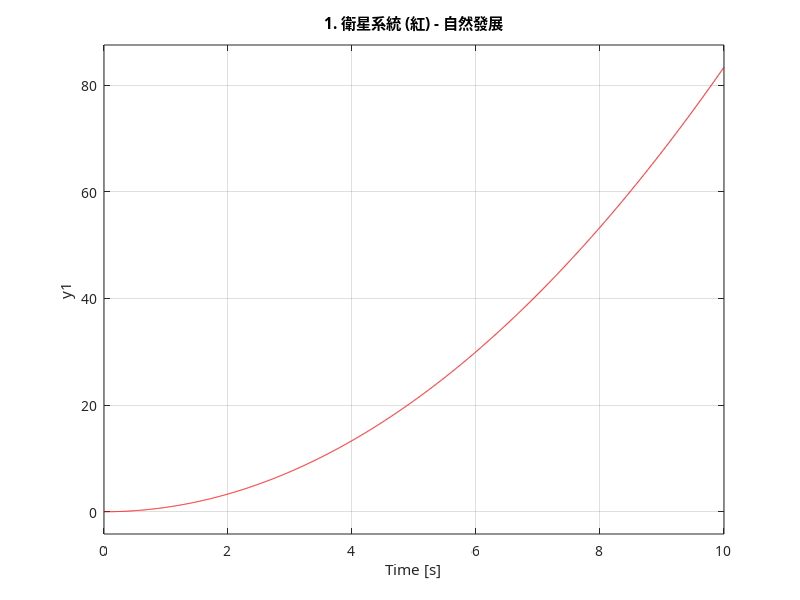
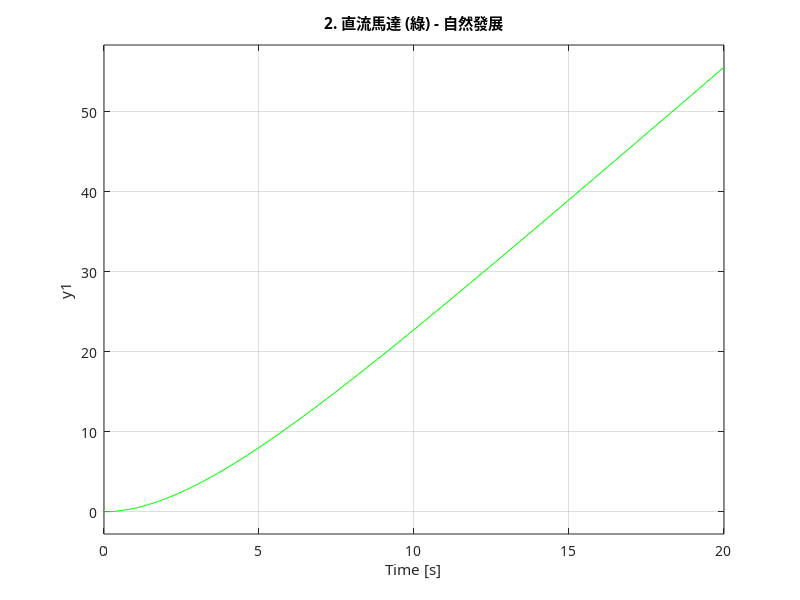
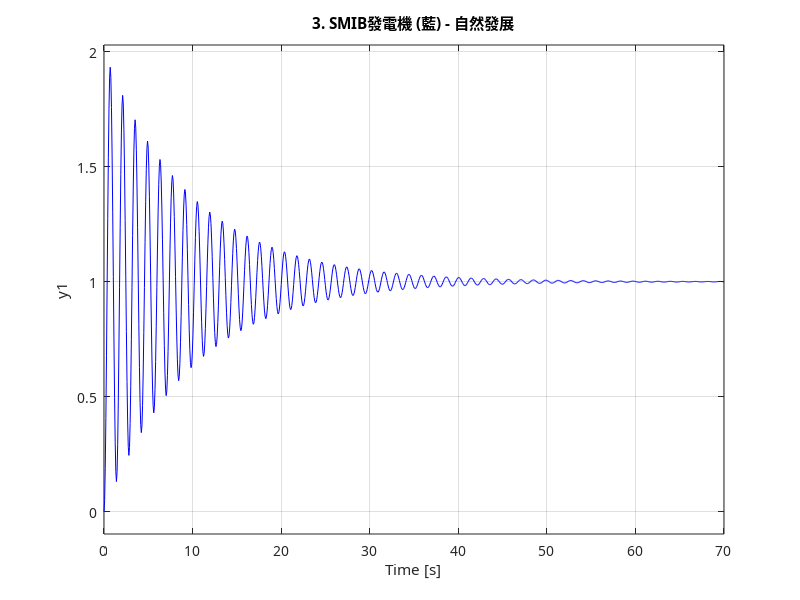
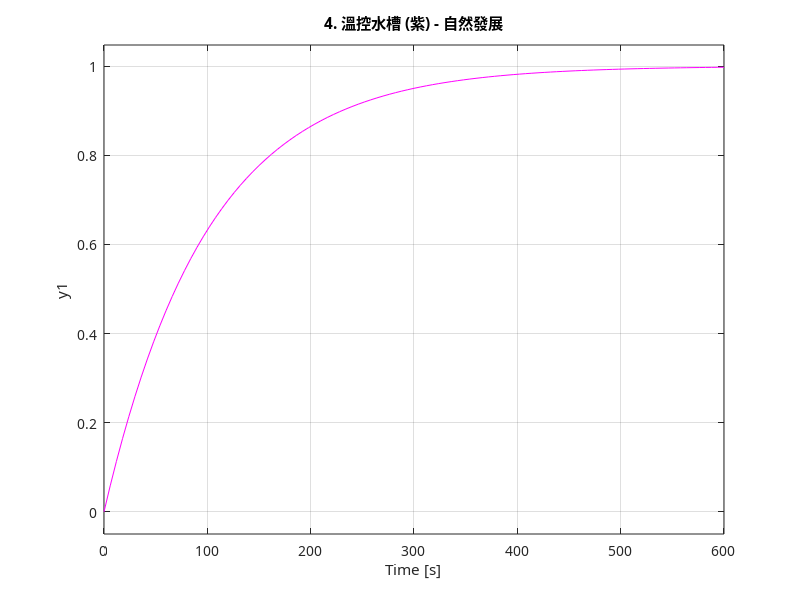

The MATLAB script that drew these images, in order:
% 數位控制系統第一章：五個系統獨立視窗與疊加圖 (完整修復版)
clear; clc;
% 若在 Octave 環境，請取消下方註解：
pkg load control;
graphics_toolkit("qt");

% 設定字體以解決 Windows 下的中文亂碼問題
set(0, 'DefaultTextFontName', 'Microsoft JhengHei');
set(0, 'DefaultAxesFontName', 'Microsoft JhengHei');

%% 1. 建立衛星系統模型
J = 0.6;
Gp_sat = tf([1], [J 0 0]);

%% 2. 建立直流伺服馬達系統模型
Ra = 2; Kb = 0.1; KT = 0.1; Jm = 0.05; Bm = 0.01;
A22 = -(Bm * Ra + KT * Kb) / (Jm * Ra);
B2 = KT / (Jm * Ra);
sys_motor = ss([0 1; 0 A22], [0; B2], [1 0], 0);

%% 3. SMIB 電力系統模型
M = 0.5; d = 0.1; k = 10;
Gp_smib = tf([k], [M d k]);

%% 4. 溫控系統模型
C_thermal = 100; R_thermal = 2; VH = 0.5;
tau = C_thermal / (VH + 1/R_thermal); 
Gain = 1 / (VH + 1/R_thermal);
Gp_temp = tf([Gain], [tau 1]);

%% === 開始繪圖 (五個獨立視窗 + 一個疊加視窗) ===

% 1. 衛星系統
figure(1);
step(Gp_sat, 'r');
title('1. 衛星系統 (紅) - 自然發展');
grid on;

% 2. 馬達系統
figure(2);
step(sys_motor, 'g');
title('2. 直流馬達 (綠) - 自然發展');
grid on;

% 3. SMIB 發電機
figure(3);
step(Gp_smib, 'b');
title('3. SMIB發電機 (藍) - 自然發展');
grid on;

% 4. 溫控水槽
figure(4);
step(Gp_temp, 'm');
title('4. 溫控水槽 (紫) - 自然發展');
grid on;

% 5. 四系統疊加圖
figure(5);
t = 0:0.1:50; % 強制統一時間軸
[y_sat, t_sat] = step(Gp_sat, t);
[y_motor, t_motor] = step(sys_motor, t);
[y_smib, t_smib] = step(Gp_smib, t);
[y_temp, t_temp] = step(Gp_temp, t);

plot(t_sat, y_sat, 'r', 'LineWidth', 1.5); hold on;
plot(t_motor, y_motor, 'g', 'LineWidth', 1.5);
plot(t_smib, y_smib, 'b', 'LineWidth', 1.5);
plot(t_temp, y_temp, 'm', 'LineWidth', 1.5);
grid on;
title('5. 四系統階躍響應疊加圖 (前 50 秒)');
xlabel('時間 (sec)');
ylabel('系統輸出');
legend('衛星', '馬達', '發電機', '水槽', 'Location', 'northwest');

disp('✅ 五個獨立視窗與一張疊加圖已成功生成！');
